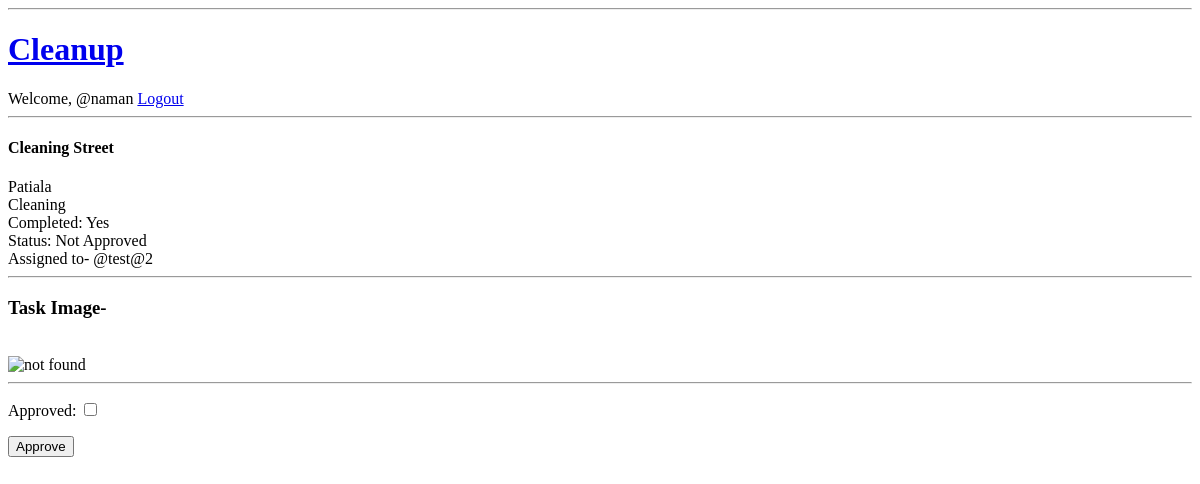
The app's page /task-approve/4/ (signed in), older data.
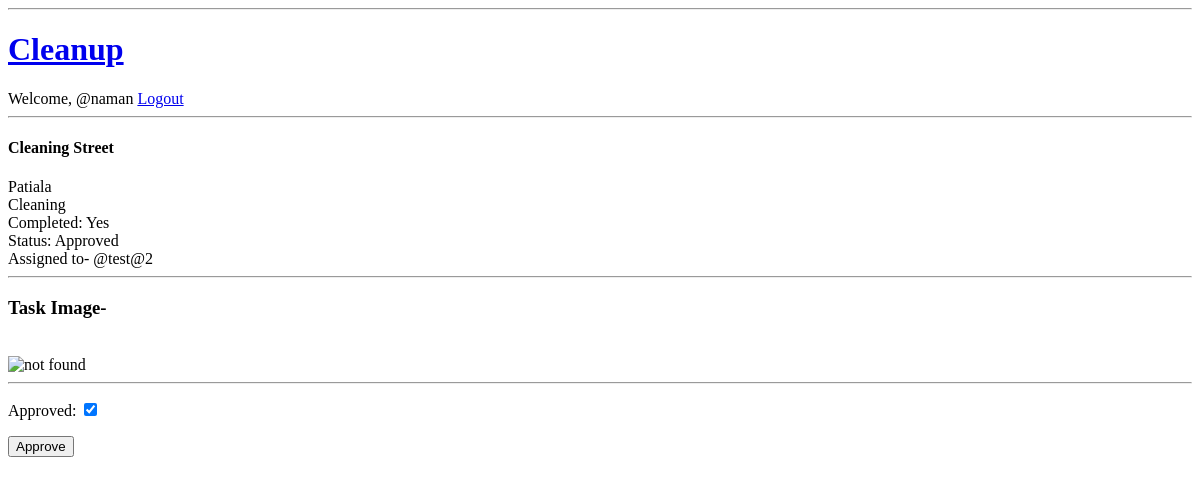
The same page, newer data.
### base/models.py (models this page shows, shortened)
class Tasks(models.Model):
    name = models.CharField(max_length=100)
    assigned = models.ForeignKey(User,on_delete=models.CASCADE,null=True,blank=True)
    category = models.ForeignKey(Category,on_delete=models.CASCADE)
    location = models.ForeignKey(Location,on_delete=models.CASCADE)
    created = models.DateTimeField(auto_now_add=True)
    completed = models.DateTimeField(null=True, default=None,blank=True)
    approved_time = models.DateTimeField(null=True, default=None,blank=True)
    approved = models.BooleanField(default=False)
    image = models.ImageField(upload_to='task_images',null=True,blank=True)
    class Meta:
        ordering = ['-created']

class Location(models.Model):
    name = models.CharField(max_length=100)
    def __str__(self):
        return self.name

class Category(models.Model):
    name = models.CharField(max_length=100)
    def __str__(self):
        return self.name

### base/views.py (the view, shortened to what this page needs)
# urls.py: path('task-approve/<str:pk>/',views.task_approve,name="taskApprove"),
@login_required(login_url='loginPage')
def task_approve(request,pk):
    task=Tasks.objects.get(id=pk)
    if(request.user.is_staff):
        form=ApproveForm(instance=task)
        context = {"form":form,"task":task}
        return render(request,'base/task_approve.html',context)
    else:
        return HttpResponse("login as ADMIN user")

### base/forms.py
class ApproveForm(forms.ModelForm):
    class Meta:
        model = Tasks
        fields = ['approved']

### base/templates/base/task_approve.html (shortened to what this page needs)
{% extends 'main.html' %}
{% block content %}
<h4>{{ task.name }}</h4>
  <div>
  {{ task.location }} <br>
  {{ task.category }} <br>
  {% if task.completed is None %}
    Completed: No <br>
  {% else %}
  Completed: Yes <br>
  {% endif %}
  {% if task.approved is False %}
    Status: Not Approved <br>
  {% else %}
    Status: Approved <br>
  {% endif %}
  {% if request.user.is_staff %}
    Assigned to- @{{ task.assigned.username}} <br>
  {% endif %}
  <hr>
    <div>
      <h3>Task Image-</h3> <br>
      <img src="http://127.0.0.1:8000/media/{{task.image}}" alt="not found"> <br>
    </div>
    <hr>
<form action="" method="POST">
  {{ form.as_p }}
  <button type="submit">Approve</button>
</form>
{% endblock %}

Row changes from the older to the newer data that the page shows:
changed Tasks "Cleaning Street": approved "☐" → "☑"
Text that changed along with them:
text no longer shown: "Status: Not Approved"
text now shown: "Status: Approved"
